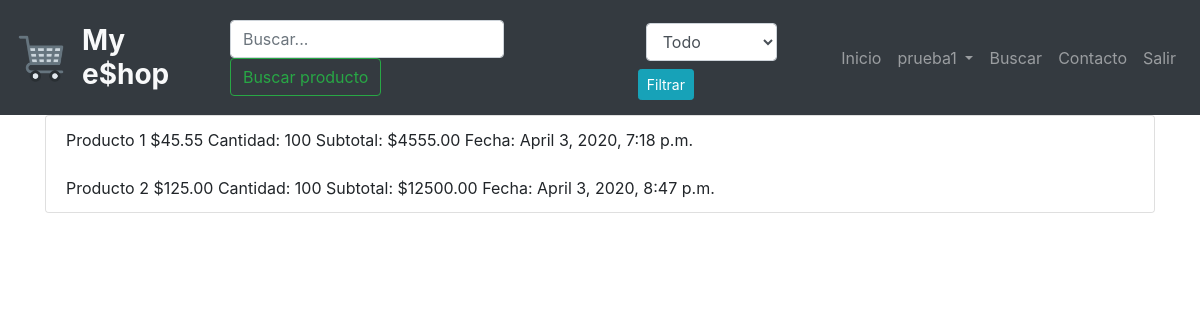
The page /shopping_history/ (signed in) on the database its author committed.
### shopping_cart/models.py (models this page shows, shortened)
class OrderItem(models.Model):
    name = models.CharField(max_length=30, null=True)
    product = models.ForeignKey(Product, on_delete=models.CASCADE, null=True)
    quantity = models.IntegerField(null=True, default=1)
    buy_price = models.DecimalField(max_digits=8, decimal_places=2,  null=True)
    pay = models.BooleanField(default=False, null=True)
    discounted = models.BooleanField(default=False, null=True)
    new_price = models.DecimalField(max_digits=8, decimal_places=2,  null=True)
    pay_date = models.DateTimeField(default=datetime.datetime.now(), null=True)
    def sub_total_history(self): # Calcula el subtoral luego de la compra
        return self.quantity * self.buy_price

### shopping_history/views.py (the view)
# urls.py: path('', include('shopping_history.urls')),
def shopping_history(request):
    owner = Customer.objects.filter(user=request.user).first()
    order = Order.objects.filter(owner=owner).first()
    return render(request, 'shopping_history/shopping_history.html', {'order': order})

### shopping_history/templates/shopping_history/shopping_history.html (shortened to what this page needs)
{% extends "main/base.html" %}
{% block content %}
<div class="container">
    <div class="card" >
      <ul class="list-group list-group-flush">
        {% for item in order.items.all %}
            {% if item.pay %}
                <li class="list-group-item">
                    {{item.name}} ${{item.buy_price}} Cantidad: {{item.quantity}} Subtotal: ${{ item.sub_total_history }} Fecha:
                    {{item.pay_date}}
                </li>
            {% endif %}
        {% empty %}
            Aún no has realizado compras
        {% endfor %}
          </ul>
    </div>
</div>
{% endblock %}

### main/templates/main/nav_bar.html (shortened to what this page needs)
{% load static %}
<nav class="navbar navbar-expand-lg navbar-dark bg-dark sticky-top">
    <img src="{% static 'android-chrome-192x192.png' %}" style=" width: 50px; height: 50px;" >
  <h3 class="font-weight-bold text-light m-3">My e$hop </h3>
  <div class="collapse navbar-collapse " id="navbarSupportedContent" >
    <form class="form-inline my-2 my-lg-0 ml-auto" method="post" action="{% url 'search_product:search_product' %}">
          <input class="form-control mr-sm-2" type="text" placeholder="Buscar..." aria-label="Search" name="query" >
          <button class="btn btn-outline-success my-2 my-sm-0" type="submit">Buscar producto</button>
    </form>
      <div>
      <form  class="form-inline my-2 my-lg-0" method="POST" action="{% url 'category:search_category' %}">
        <div>
            <select class="form-control mr-sm-2 m-2" type="text" name="query">
                <option class="form-control" type=""  value=''>Todo</option>
            </select>
            <button class="btn btn-info btn-sm my-2 my-sm-0" type="submit">Filtrar</button>
        </div>
      </form>
    </div>
    <ul class="navbar-nav ml-auto">
        {% if user.is_authenticated %}
                  <li class="nav-item">
                    <a class="nav-link" href="/">Inicio</a>
                  </li>
                  <li class="nav-item dropdown ">
                    <a class="nav-link dropdown-toggle" href="#" id="navbarDropdown" role="button" data-toggle="dropdown" aria-haspopup="true" aria-expanded="false">
                      {{user.username}}
                    </a>
                  <li class="nav-item">
                    <a class="nav-link" href="/search_product">Buscar </a>
                  </li>
                  <li class="nav-item">
                    <a class="nav-link" href="/contact">Contacto</a>
                  </li>
                  <li class="nav-item ">
                    <a class="nav-link" href="/logout">Salir</a>
                  </li>
                  </li>
        {% endif %}
    </ul>
  </div>
</nav>

### rows shown on the page
OrderItem: name "Producto 1", buy_price "45.55", quantity "100", sub_total_history "4555.00", pay_date "April 3, 2020, 7:18 p.m."
OrderItem: name "Producto 2", buy_price "125.00", quantity "100", sub_total_history "12500.00", pay_date "April 3, 2020, 8:47 p.m."

### other values the page prints
{{ user.username }} "prueba1"
